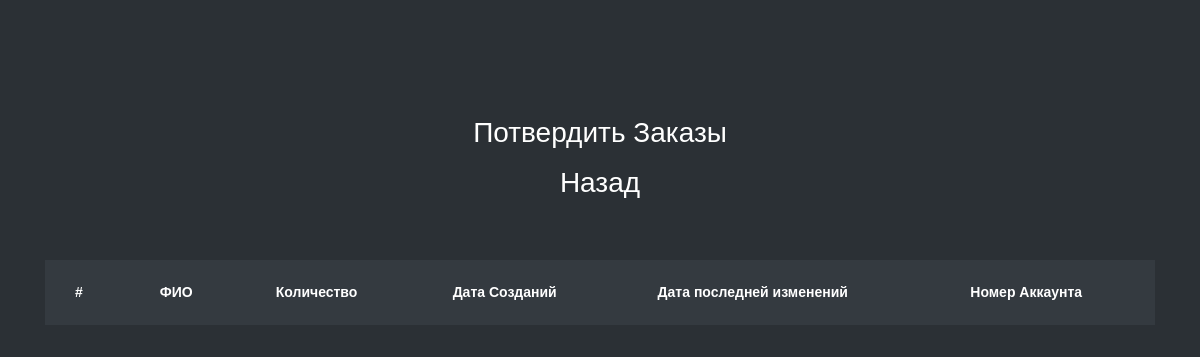
/admin_order_lists, run on an earlier commit of the app's database.
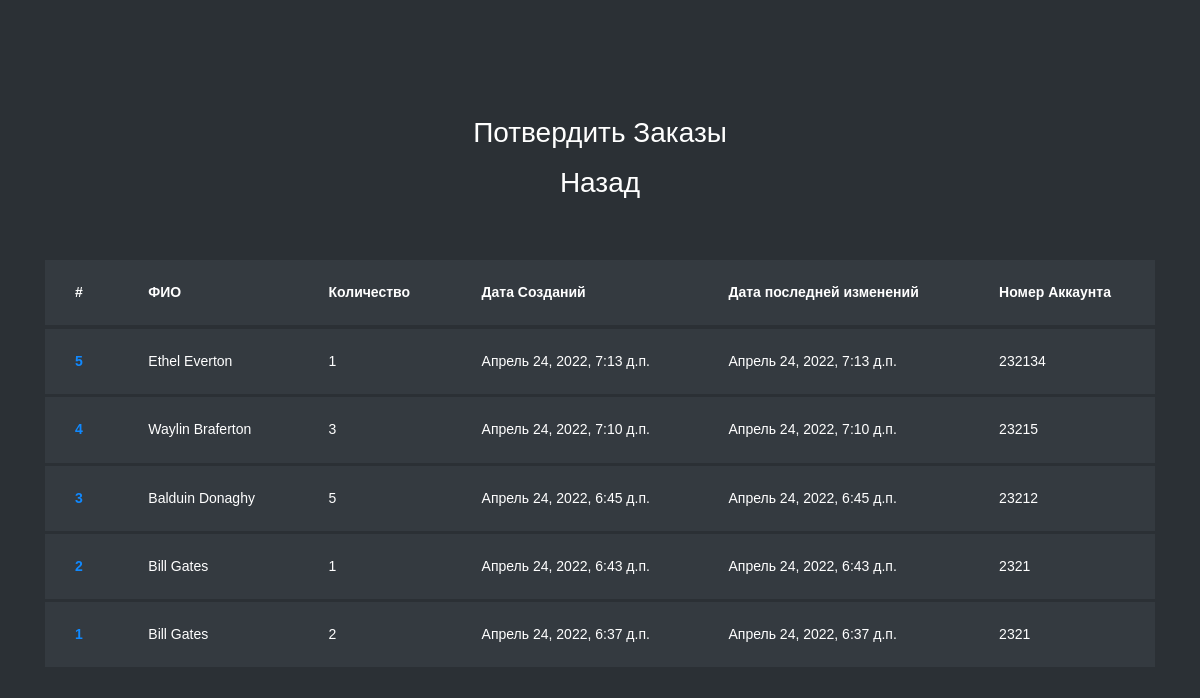
And on a later commit of the database.
### DiDiStoreApp/models.py (models this page shows, shortened)
class Order(models.Model):
    customer = models.ForeignKey(User, on_delete = models.CASCADE)
    name = models.CharField(max_length=30)
    email = models.EmailField()
    phone = models.CharField(max_length=16)
    address = models.CharField(max_length=150)
    account_no = models.CharField(max_length = 20)
    transaction_id = models.IntegerField()
    totalbook = models.IntegerField()
    created = models.DateTimeField(auto_now_add=True)
    updated = models.DateTimeField(auto_now=True)
    status = models.BooleanField("Статус",default=False)
    class Meta:
        ordering = ('-created', )

### DiDiStoreApp/views.py (the view)
# urls.py: path("admin_order_lists",admin_order_lists,name="admin_order_lists"),
def admin_order_lists(request):
    orders = Order.objects.all()
    orders_count = Order.objects.all().count()
    order_item = OrderItem.objects.all()
    context = {
        "order_item":order_item,
        "orders":orders,
        "orders_count":orders_count
    }
    return render(request,"DiDiStoreApp/admin_confirmed_order.html",context)

### DiDiStoreApp/templates/DiDiStoreApp/admin_confirmed_order.html (shortened to what this page needs)
{% load static %}
<!doctype html>
<html lang="en">
  <head>
	<link rel="stylesheet" href="https://stackpath.bootstrapcdn.com/font-awesome/4.7.0/css/font-awesome.min.css">
	<link rel="stylesheet" href="{% static 'DiDiStoreApp/css/style.css' %}">
	</head>
	<body>
	<section class="ftco-section">
		<div class="container">
			<div class="row justify-content-center">
				<div class="col-md-6 text-center mb-5">
					<h2 class="heading-section">Потвердить Заказы</h2>
					<a href="{% url 'admin_userpage' %}"><h3 class="heading-section">Назад</h3></a>
				</div>
			</div>
			<div class="row">
				<div class="col-md-12">
					<div class="table-wrap">
						<table class="table table-bordered table-dark table-hover">
						  <thead>
						    <tr>
						      <th>#</th>
						      <th>ФИО</th>
						      <th>Количество</th>
						      <th>Дата Cозданий</th>
						      <th>Дата последней изменений </th>
						      <th>Номер Аккаунта </th>
						    </tr>
						  </thead>
                            {% for j in orders %}
						 <tbody>
						    <tr>
						      <th scope="row"><a href="{% url 'admin_create_order_edit' j.id %}">{{ j.id }}</a></th>
						      <td>{{ j.customer.first_name }} {{ j.customer.last_name }}</td>
						      <td>{{ j.totalbook }}</td>
						      <td>{{ j.created }}</td>
						      <td>{{ j.updated }}</td>
						      <td>{{ j.account_no }}</td>
						    </tr>
						  </tbody>
			{% endfor %}
						</table>
					</div>
				</div>
			</div>
		</div>
	</section>
	</body>
</html>

What changed in the data, as far as the page shows it:
added Order: id "5", customer.first_name "Ethel", customer.last_name "Everton", totalbook "1", created "Апрель 24, 2022, 7:13 д.п.", updated "Апрель 24, 2022, 7:13 д.п.", account_no "232134"
added Order: id "4", customer.first_name "Waylin", customer.last_name "Braferton", totalbook "3", created "Апрель 24, 2022, 7:10 д.п.", updated "Апрель 24, 2022, 7:10 д.п.", account_no "23215"
added Order: id "3", customer.first_name "Balduin", customer.last_name "Donaghy", totalbook "5", created "Апрель 24, 2022, 6:45 д.п.", updated "Апрель 24, 2022, 6:45 д.п.", account_no "23212"
added Order: id "2", customer.first_name "Bill", customer.last_name "Gates", totalbook "1", created "Апрель 24, 2022, 6:43 д.п.", updated "Апрель 24, 2022, 6:43 д.п.", account_no "2321"
added Order: id "1", customer.first_name "Bill", customer.last_name "Gates", totalbook "2", created "Апрель 24, 2022, 6:37 д.п.", updated "Апрель 24, 2022, 6:37 д.п.", account_no "2321"
